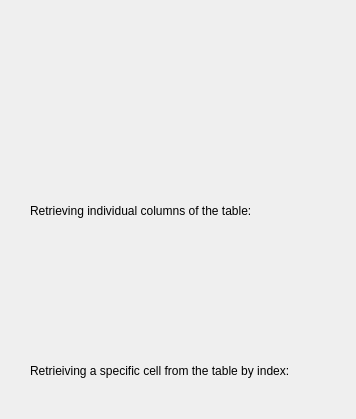
<?xml version="1.0" encoding="UTF-8"?>
<ui version="4.0">
 <class>Form</class>
 <widget class="QWidget" name="Form">
  <property name="geometry">
   <rect>
    <x>0</x>
    <y>0</y>
    <width>356</width>
    <height>419</height>
   </rect>
  </property>
  <property name="windowTitle">
   <string>Form</string>
  </property>
  <widget class="PyDMNTTable" name="PyDMNTTable">
   <property name="geometry">
    <rect>
     <x>10</x>
     <y>20</y>
     <width>331</width>
     <height>171</height>
    </rect>
   </property>
   <property name="toolTip">
    <string/>
   </property>
   <property name="alarmSensitiveContent" stdset="0">
    <bool>false</bool>
   </property>
   <property name="alarmSensitiveBorder" stdset="0">
    <bool>true</bool>
   </property>
   <property name="PyDMToolTip" stdset="0">
    <string/>
   </property>
   <property name="channel" stdset="0">
    <string>pva://PyDM:PVA:Table</string>
   </property>
   <property name="readOnly" stdset="0">
    <bool>true</bool>
   </property>
  </widget>
  <widget class="PyDMLabel" name="PyDMLabel">
   <property name="geometry">
    <rect>
     <x>30</x>
     <y>240</y>
     <width>231</width>
     <height>31</height>
    </rect>
   </property>
   <property name="toolTip">
    <string/>
   </property>
   <property name="precision" stdset="0">
    <number>0</number>
   </property>
   <property name="showUnits" stdset="0">
    <bool>false</bool>
   </property>
   <property name="precisionFromPV" stdset="0">
    <bool>true</bool>
   </property>
   <property name="alarmSensitiveContent" stdset="0">
    <bool>false</bool>
   </property>
   <property name="alarmSensitiveBorder" stdset="0">
    <bool>true</bool>
   </property>
   <property name="PyDMToolTip" stdset="0">
    <string/>
   </property>
   <property name="channel" stdset="0">
    <string>pva://PyDM:PVA:Table/names</string>
   </property>
  </widget>
  <widget class="PyDMLabel" name="PyDMLabel_2">
   <property name="geometry">
    <rect>
     <x>30</x>
     <y>290</y>
     <width>231</width>
     <height>31</height>
    </rect>
   </property>
   <property name="toolTip">
    <string/>
   </property>
   <property name="precision" stdset="0">
    <number>0</number>
   </property>
   <property name="showUnits" stdset="0">
    <bool>false</bool>
   </property>
   <property name="precisionFromPV" stdset="0">
    <bool>true</bool>
   </property>
   <property name="alarmSensitiveContent" stdset="0">
    <bool>false</bool>
   </property>
   <property name="alarmSensitiveBorder" stdset="0">
    <bool>true</bool>
   </property>
   <property name="PyDMToolTip" stdset="0">
    <string/>
   </property>
   <property name="channel" stdset="0">
    <string>pva://PyDM:PVA:Table/floats</string>
   </property>
  </widget>
  <widget class="PyDMLabel" name="PyDMLabel_3">
   <property name="geometry">
    <rect>
     <x>40</x>
     <y>380</y>
     <width>231</width>
     <height>31</height>
    </rect>
   </property>
   <property name="toolTip">
    <string/>
   </property>
   <property name="precision" stdset="0">
    <number>0</number>
   </property>
   <property name="showUnits" stdset="0">
    <bool>false</bool>
   </property>
   <property name="precisionFromPV" stdset="0">
    <bool>true</bool>
   </property>
   <property name="alarmSensitiveContent" stdset="0">
    <bool>false</bool>
   </property>
   <property name="alarmSensitiveBorder" stdset="0">
    <bool>true</bool>
   </property>
   <property name="PyDMToolTip" stdset="0">
    <string/>
   </property>
   <property name="channel" stdset="0">
    <string>pva://PyDM:PVA:Table/booleans/2</string>
   </property>
  </widget>
  <widget class="QLabel" name="label">
   <property name="geometry">
    <rect>
     <x>30</x>
     <y>200</y>
     <width>281</width>
     <height>21</height>
    </rect>
   </property>
   <property name="text">
    <string>Retrieving individual columns of the table:</string>
   </property>
  </widget>
  <widget class="QLabel" name="label_4">
   <property name="geometry">
    <rect>
     <x>30</x>
     <y>360</y>
     <width>331</width>
     <height>21</height>
    </rect>
   </property>
   <property name="text">
    <string>Retrieiving a specific cell from the table by index:</string>
   </property>
  </widget>
 </widget>
 <customwidgets>
  <customwidget>
   <class>PyDMNTTable</class>
   <extends>QWidget</extends>
   <header>pydm.widgets.nt_table</header>
  </customwidget>
  <customwidget>
   <class>PyDMLabel</class>
   <extends>QLabel</extends>
   <header>pydm.widgets.label</header>
  </customwidget>
 </customwidgets>
 <resources/>
 <connections/>
</ui>
